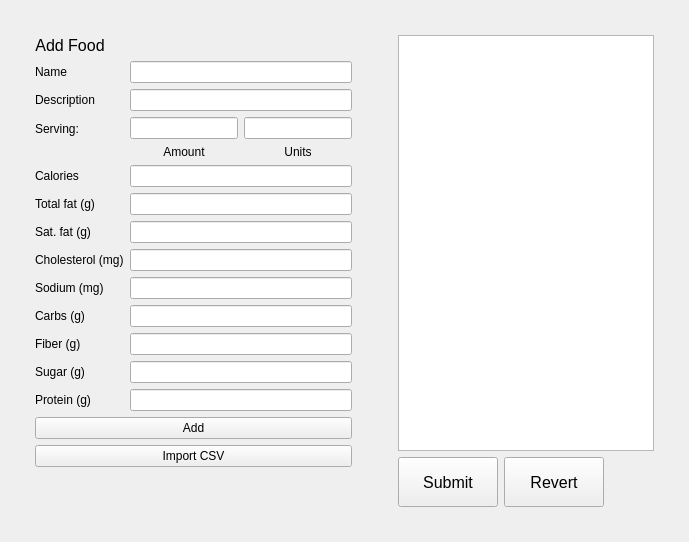
      <widget class="QWidget" name="tabFoodLibrary">
       <attribute name="title">
        <string>Food Library</string>
       </attribute>
       <layout class="QHBoxLayout" name="horizontalLayout_27" stretch="0,0,1">
        <property name="leftMargin">
         <number>35</number>
        </property>
        <property name="topMargin">
         <number>35</number>
        </property>
        <property name="rightMargin">
         <number>35</number>
        </property>
        <property name="bottomMargin">
         <number>35</number>
        </property>
        <item>
         <layout class="QVBoxLayout" name="verticalLayout">
          <item>
           <layout class="QHBoxLayout" name="horizontalLayout_2">
            <item>
             <widget class="QLabel" name="label_4">
              <property name="font">
               <font>
                <pointsize>12</pointsize>
               </font>
              </property>
              <property name="text">
               <string>Add Food</string>
              </property>
              <property name="alignment">
               <set>Qt::AlignCenter</set>
              </property>
             </widget>
            </item>
            <item>
             <spacer name="horizontalSpacer_7">
              <property name="orientation">
               <enum>Qt::Horizontal</enum>
              </property>
              <property name="sizeHint" stdset="0">
               <size>
                <width>40</width>
                <height>20</height>
               </size>
              </property>
             </spacer>
            </item>
           </layout>
          </item>
          <item>
           <layout class="QFormLayout" name="formLayout_2">
            <item row="0" column="0">
             <widget class="QLabel" name="label_5">
              <property name="text">
               <string>Name</string>
              </property>
             </widget>
            </item>
            <item row="0" column="1">
             <widget class="QLineEdit" name="foodName"/>
            </item>
            <item row="1" column="0">
             <widget class="QLabel" name="label_6">
              <property name="text">
               <string>Description</string>
              </property>
             </widget>
            </item>
            <item row="1" column="1">
             <widget class="QLineEdit" name="foodDescription"/>
            </item>
            <item row="3" column="1">
             <layout class="QGridLayout" name="gridLayout_3">
              <item row="1" column="1">
               <widget class="QLabel" name="label_9">
                <property name="text">
                 <string>Units</string>
                </property>
                <property name="alignment">
                 <set>Qt::AlignCenter</set>
                </property>
               </widget>
              </item>
              <item row="0" column="1">
               <widget class="QLineEdit" name="foodUnits"/>
              </item>
              <item row="0" column="0">
               <widget class="QLineEdit" name="foodServingSize"/>
              </item>
              <item row="1" column="0">
               <widget class="QLabel" name="label_7">
                <property name="text">
                 <string>Amount</string>
                </property>
                <property name="alignment">
                 <set>Qt::AlignCenter</set>
                </property>
               </widget>
              </item>
             </layout>
            </item>
            <item row="5" column="0">
             <widget class="QLabel" name="label_20">
              <property name="text">
               <string>Total fat (g)</string>
              </property>
             </widget>
            </item>
            <item row="5" column="1">
             <widget class="QLineEdit" name="foodTotalFat"/>
            </item>
            <item row="6" column="0">
             <widget class="QLabel" name="label_21">
              <property name="text">
               <string>Sat. fat (g)</string>
              </property>
             </widget>
            </item>
            <item row="6" column="1">
             <widget class="QLineEdit" name="foodSatFat"/>
            </item>
            <item row="7" column="0">
             <widget class="QLabel" name="label_22">
              <property name="text">
               <string>Cholesterol (mg)</string>
              </property>
             </widget>
            </item>
            <item row="7" column="1">
             <widget class="QLineEdit" name="foodCholesterol"/>
            </item>
            <item row="8" column="0">
             <widget class="QLabel" name="label_23">
              <property name="text">
               <string>Sodium (mg)</string>
              </property>
             </widget>
            </item>
            <item row="8" column="1">
             <widget class="QLineEdit" name="foodSodium"/>
            </item>
            <item row="9" column="0">
             <widget class="QLabel" name="label_24">
              <property name="text">
               <string>Carbs (g)</string>
              </property>
             </widget>
            </item>
            <item row="9" column="1">
             <widget class="QLineEdit" name="foodCarbs"/>
            </item>
            <item row="10" column="0">
             <widget class="QLabel" name="label_25">
              <property name="text">
               <string>Fiber (g)</string>
              </property>
             </widget>
            </item>
            <item row="10" column="1">
             <widget class="QLineEdit" name="foodFiber"/>
            </item>
            <item row="11" column="0">
             <widget class="QLabel" name="label_26">
              <property name="text">
               <string>Sugar (g)</string>
              </property>
             </widget>
            </item>
            <item row="11" column="1">
             <widget class="QLineEdit" name="foodSugar"/>
            </item>
            <item row="12" column="0">
             <widget class="QLabel" name="label_27">
              <property name="text">
               <string>Protein (g)</string>
              </property>
             </widget>
            </item>
            <item row="12" column="1">
             <widget class="QLineEdit" name="foodProtein"/>
            </item>
            <item row="3" column="0">
             <widget class="QLabel" name="label_8">
              <property name="text">
               <string>Serving:</string>
              </property>
             </widget>
            </item>
            <item row="4" column="0">
             <widget class="QLabel" name="label_19">
              <property name="text">
               <string>Calories</string>
              </property>
             </widget>
            </item>
            <item row="4" column="1">
             <widget class="QLineEdit" name="foodCalories"/>
            </item>
           </layout>
          </item>
          <item>
           <widget class="QPushButton" name="buttonAddFood">
            <property name="sizePolicy">
             <sizepolicy hsizetype="Preferred" vsizetype="Fixed">
              <horstretch>0</horstretch>
              <verstretch>0</verstretch>
             </sizepolicy>
            </property>
            <property name="text">
             <string>Add</string>
            </property>
           </widget>
          </item>
          <item>
           <widget class="QPushButton" name="buttonImportCsv">
            <property name="text">
             <string>Import CSV</string>
            </property>
           </widget>
          </item>
          <item>
           <spacer name="verticalSpacer_5">
            <property name="orientation">
             <enum>Qt::Vertical</enum>
            </property>
            <property name="sizeHint" stdset="0">
             <size>
              <width>20</width>
              <height>40</height>
             </size>
            </property>
           </spacer>
          </item>
         </layout>
        </item>
        <item>
         <spacer name="horizontalSpacer_21">
          <property name="orientation">
           <enum>Qt::Horizontal</enum>
          </property>
          <property name="sizeHint" stdset="0">
           <size>
            <width>40</width>
            <height>20</height>
           </size>
          </property>
         </spacer>
        </item>
        <item>
         <layout class="QVBoxLayout" name="verticalLayout_31">
          <item>
           <widget class="QTableView" name="tableFoodLibrary"/>
          </item>
          <item>
           <layout class="QHBoxLayout" name="horizontalLayout_20">
            <item>
             <widget class="QPushButton" name="buttonSubmitChanges">
              <property name="sizePolicy">
               <sizepolicy hsizetype="Minimum" vsizetype="Minimum">
                <horstretch>0</horstretch>
                <verstretch>0</verstretch>
               </sizepolicy>
              </property>
              <property name="minimumSize">
               <size>
                <width>100</width>
                <height>50</height>
               </size>
              </property>
              <property name="font">
               <font>
                <pointsize>12</pointsize>
               </font>
              </property>
              <property name="text">
               <string>Submit</string>
              </property>
             </widget>
            </item>
            <item>
             <widget class="QPushButton" name="buttonRevertChanges">
              <property name="sizePolicy">
               <sizepolicy hsizetype="Minimum" vsizetype="Minimum">
                <horstretch>0</horstretch>
                <verstretch>0</verstretch>
               </sizepolicy>
              </property>
              <property name="minimumSize">
               <size>
                <width>100</width>
                <height>50</height>
               </size>
              </property>
              <property name="font">
               <font>
                <pointsize>12</pointsize>
               </font>
              </property>
              <property name="text">
               <string>Revert</string>
              </property>
             </widget>
            </item>
            <item>
             <spacer name="horizontalSpacer_31">
              <property name="orientation">
               <enum>Qt::Horizontal</enum>
              </property>
              <property name="sizeHint" stdset="0">
               <size>
                <width>40</width>
                <height>20</height>
               </size>
              </property>
             </spacer>
            </item>
           </layout>
          </item>
         </layout>
        </item>
       </layout>
      </widget>
